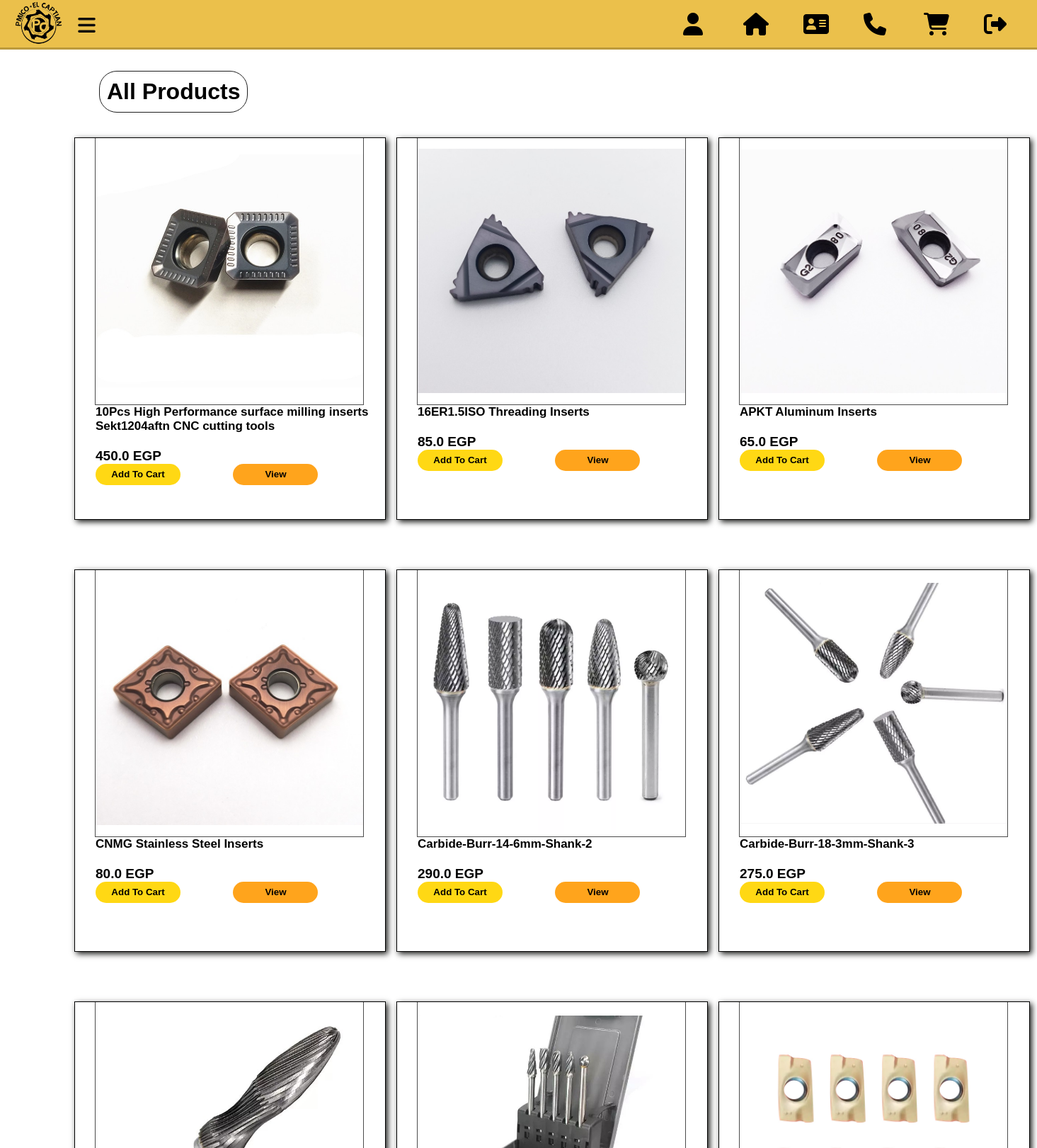
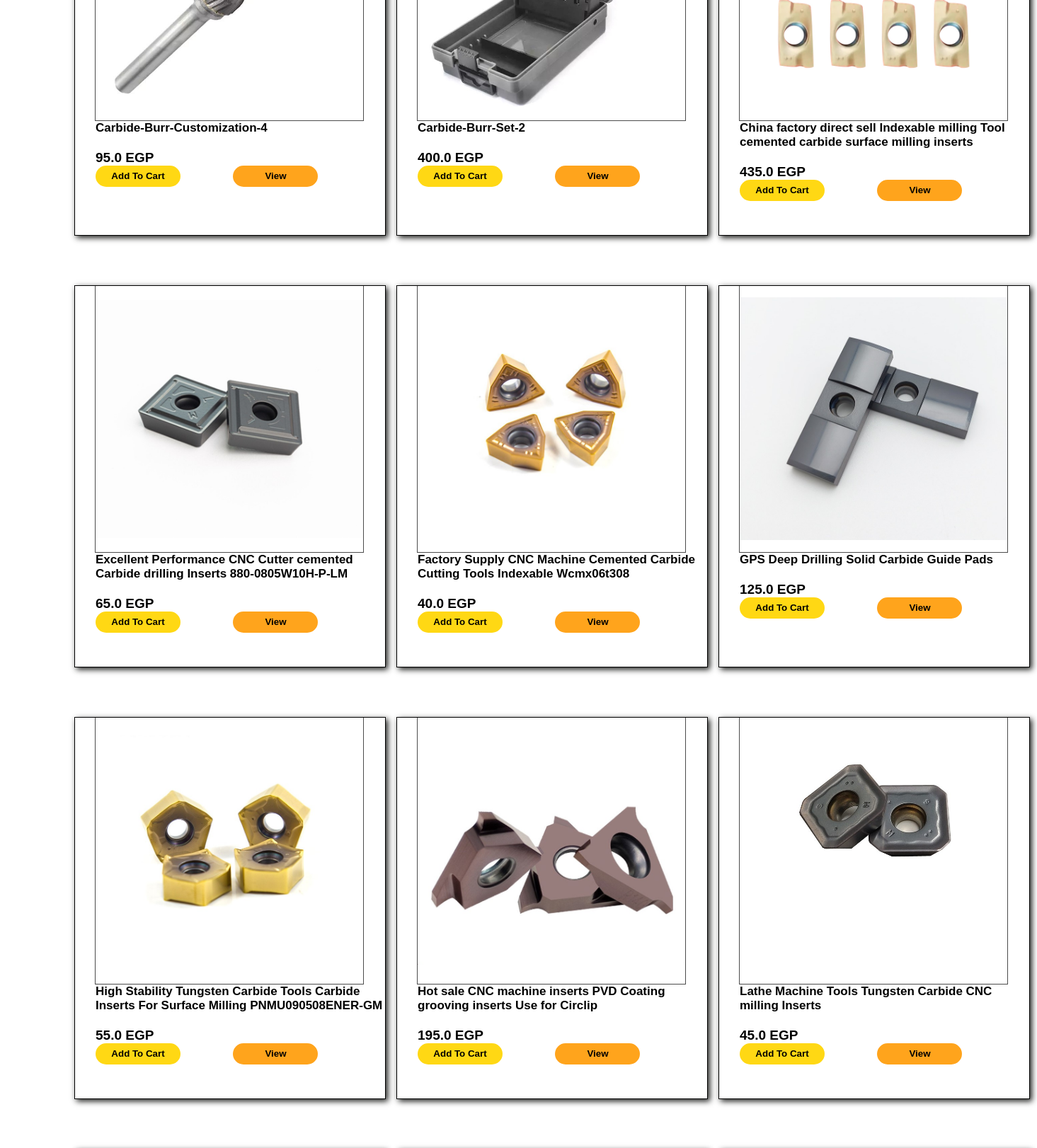
Page /items/products/ (signed in, upper part) on the committed database (2 pictures, top to bottom).
### items/models.py (models this page shows, shortened)
class Items(models.Model):
    category = models.ForeignKey(Category2, related_name='items', on_delete=models.CASCADE)
    name = models.CharField(max_length=255)
    description = models.TextField(blank = True, null= True)
    price = models.FloatField()
    image = models.ImageField(upload_to='item_images',blank = True, null= True)
    sold = models.BooleanField(default=False)
    created_by = models.ForeignKey(User, related_name='items', on_delete=models.CASCADE)
    created_at = models.DateTimeField(auto_now_add=True)
    class Meta:
        ordering  = ('name',)
        verbose_name_plural = 'Items'

### items/views.py (the view)
# urls.py: path('products/', views.products, name='products'),
@login_required
def products(request):
    category_id = request.GET.get('category')
    if category_id:
        items = Items.objects.filter(category_id=category_id)
        category_name = Category2.objects.get(id=category_id).name
    else:
        items = Items.objects.all()
        category_name = 'All Products'
    context = {
        'items': items,
        'category_name': category_name
    }
    return render(request, 'item/Products.html', context)

### items/templates/item/Products.html (shortened to what this page needs)
<!DOCTYPE html>
<html lang="en">
<head>
      <link rel="stylesheet" href="https://cdnjs.cloudflare.com/ajax/libs/font-awesome/5.15.3/css/all.min.css"/>
    {% load static %}
    <link rel="stylesheet" href="{% static 'css/products.css' %}">
</head>
<body>
    <div class="main-bar">
        <div class="leftsec">
          <img class="logo" src="{% static 'pimco/dd3c2c6c-8856-4585-9d53-3fce5accb7c5-removebg-preview.png' %}" >
            <div class="btn">
                <span class="fas fa-bars"></span>
             </div>
        </div>
        <div class="rightsec">
                    <a href="{% url 'profile' %}"><i class="fa-solid fa-user fa-2x" id="user"></i></a>
                    <a href="{% url 'index' %}"><i class="fa-solid fa-house fa-2x" id="home"></i></a>
                    <a href="#footer"><i class="fa-solid fa-address-card fa-2x" id="aboutus"></i></a>
                    <a href="#footer"><i class="fa-solid fa-phone fa-2x" id="contactus"></i></a>
                    <i class="fa-solid fa-cart-shopping fa-2x " id="cart"></i>
                    {% if user.is_authenticated %}
                      <a href="{% url 'logout' %}"><i class="fa-solid fa-right-from-bracket" id="logout"></i></a>
                    {% endif %}
                     </div>
        </div>
        <div class="product-page-name">
          <h1 class="page-name-text">{{ category_name }}</h1>
        </div>
        <div class="container">
          {% for item in items %}
          {% if not item.sold %}
          <div data-id="{{ item.id }}" class="product-box">
            <img class="in-box-pics1" src="{{ item.image.url }}">
            <div class="description">
              <p class="d-font">{{ item.name }}</p>
              <div class="price-tag">
                <p class="ptf"><b>{{ item.price }} EGP</b></p>
              </div>
              <div class="buttons">
                <button class="add_to_cart">Add To Cart</button>
                <a href="{% url 'details' item_id=item.id %}"><button class="buy_now">View</button></a>
              </div>
            </div>
          </div>
          {% endif %}
          {% endfor %}
        </div>
</body>
</html>

### project/static/css/products.css (style rules this page uses)
body { font-family: Arial, Helvetica, sans-serif; margin: 0px; padding: 0px; height: 300px; }
.main-bar { display: flex; flex-direction: row; width: 100%; height: 70px; background-color: #ebc04b; justify-content: space-between; align-items: center; border-bottom: solid 3px rgba(0, 0, 0, 0.2); }
.leftsec { width: 500px; margin-left: 20px; }
* { margin: 0; padding: 0; user-select: none; box-sizing: border-box; font-family: "Poppins", sans-serif; }
.product-page-name { margin-top: 30px; margin-bottom: 35px; }
.page-name-text { display: inline-block; margin-left: 140px; border: 1px solid #1e1e1e; border-radius: 25px; padding: 10px; }
.btn { position: absolute; top: 13px; left: 100px; height: 45px; width: 45px; text-align: center; color: #1b1b1b; border-radius: 3px; cursor: pointer; transition: left 0.4s ease; }
.btn span { color: rgb(12, 12, 12); font-size: 28px; line-height: 45px; }
.logo { margin-top: 3px; height: 65px; }
.rightsec { display: grid; grid-template-columns: repeat(auto-fit, minmax(60px, 1fr)); grid-gap: 10px; width: 500px; color: black; font-weight: 600; }
.fa-solid { color: black; transition: 0.5s; width: 100%; height: 100%; }
#user { grid-column: 1; }
#home { grid-column: 2; }
#aboutus { grid-column: 3; }
#contactus { grid-column: 4; }
#cart { grid-column: 5; }
#logout { grid-column: 6; font-size: xx-large; }
p { display: inline-block; }
.product-box { width: 440px; border: black solid 1px; height: 540px; display: inline-block; transition: 0.5s; box-shadow: 3px 3px 8px rgb(29, 30, 28); margin-left: -35px; }
.in-box-pics1 { height: 70%; width: 380px; object-fit: contain; display: flex; margin-left: 28px; border: solid 1px rgba(0, 0, 0, 0.7); border-top: 0px; }
.ptf { margin-top: 9px; font-weight: 500; font-size: 19px; color: black; }
.d-font { margin-bottom: 2px; font-family: Arial, Helvetica, sans-serif; font-weight: 700; font-size: 17px; color: black; }
.description { padding-left: 29px; }
.add_to_cart { height: 30px; width: 120px; background-color: rgb(255, 216, 20); color: black; border-radius: 15px; font-weight: bold; cursor: pointer; transition: 0.5s; border: none; display: inline-block; }
.buy_now { background-color: rgb(255, 164, 28); border: none; height: 30px; width: 120px; color: black; border-radius: 15px; font-weight: bold; cursor: pointer; transition: 0.5s; display: inline-block; margin-left: 70px; }
.container { padding-left: 140px; margin-top: 30px; display: grid; grid-template-columns: 1fr 1fr 2fr; column-gap: 50px; row-gap: 70px; margin-bottom: 150px; }
.price-tag { display: block; padding-top: 10px; }
:root { --after-content: "2"; }

### rows in the picture
Items: image (picture), name "10Pcs High Performance surface milling inserts Sekt1204aftn CNC cutting tools", price "450.0"
Items: image (picture), name "16ER1.5ISO Threading Inserts", price "85.0"
Items: image (picture), name "APKT Aluminum Inserts", price "65.0"
Items: image (picture), name "CNMG Stainless Steel Inserts", price "80.0"
Items: image (picture), name "Carbide-Burr-14-6mm-Shank-2", price "290.0"
Items: image (picture), name "Carbide-Burr-18-3mm-Shank-3", price "275.0"
Items: image (picture), name "Carbide-Burr-Customization-4", price "95.0"
Items: image (picture), name "Carbide-Burr-Set-2", price "400.0"
Items: image (picture), name "China factory direct sell Indexable milling Tool cemented carbide surface milling inserts", price "435.0"
Items: image (picture), name "Excellent Performance CNC Cutter cemented Carbide drilling Inserts 880-0805W10H-P-LM", price "65.0"
Items: image (picture), name "Factory Supply CNC Machine Cemented Carbide Cutting Tools Indexable Wcmx06t308", price "40.0"
Items: image (picture), name "GPS Deep Drilling Solid Carbide Guide Pads", price "125.0"
Items: image (picture), name "High Stability Tungsten Carbide Tools Carbide Inserts For Surface Milling PNMU090508ENER-GM", price "55.0"
Items: image (picture), name "Hot sale CNC machine inserts PVD Coating grooving inserts Use for Circlip", price "195.0"
Items: image (picture), name "Lathe Machine Tools Tungsten Carbide CNC milling Inserts", price "45.0"

### other values in the picture
{{ category_name }} "All Products"
